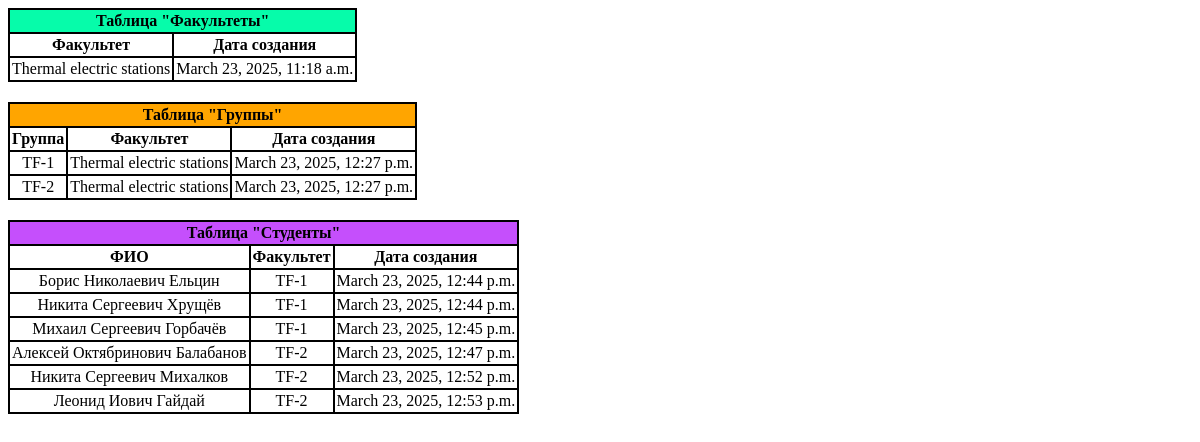
The page / on the database its author committed.
### my_app/models.py (models this page shows, shortened)
class Faculty(models.Model):
    title = models.CharField(max_length=255)
    created = models.DateTimeField(default=timezone.now)
    def __str__(self):
        return self.title

class Group(models.Model):
    title = models.CharField(max_length=20)
    faculty = models.ForeignKey(Faculty, on_delete=models.CASCADE)
    created = models.DateTimeField(default=timezone.now)
    def __str__(self):
        return self.title

class Student(models.Model):
    name = models.CharField(max_length=255, unique=True)
    group = models.ForeignKey(Group, on_delete=models.CASCADE)
    created = models.DateTimeField(default=timezone.now)

### my_app/views.py (the view)
# urls.py: path('', views.index, name='index')
def index(request):
    db_data = {
        'db_faculty': Faculty.objects.all(),
        'db_group': Group.objects.all(),
        'db_student': Student.objects.all()
    }
    return render(request, 'my_app/index.html', context=db_data)

### templates/my_app/index.html
{% extends 'base.html' %}
{% block content %}
    <table class="table-faculty">
        <caption class="faculty-caption">
            Таблица "Факультеты"
        </caption>
        <thead>
            <tr>
                <th>Факультет</th>
                <th>Дата создания</th>
            </tr>
        </thead>
        <tbody>
            {% for faculty in db_faculty %}
            <tr>
                <td>{{ faculty.title }}</td>
                <td>{{ faculty.created }}</td>
            </tr>
            {% endfor %}
        </tbody>
    </table>
    <table class="table-group">
        <caption class="group-caption">
            Таблица "Группы"
        </caption>
        <thead>
            <tr>
                <th>Группа</th>
                <th>Факультет</th>
                <th>Дата создания</th>
            </tr>
        </thead>
        <tbody>
            {% for group in db_group %}
            <tr>
                <td>{{ group.title }}</td>
                <td>{{ group.faculty }}</td>
                <td>{{ group.created }}</td>
            </tr>
            {% endfor %}
        </tbody>
    </table>
    <table class="table-student">
        <caption class="student-caption">
            Таблица "Студенты"
        </caption>
        <thead>
            <tr>
                <th>ФИО</th>
                <th>Факультет</th>
                <th>Дата создания</th>
            </tr>
        </thead>
        <tbody>
            {% for student in db_student %}
            <tr>
                <td>{{ student.name }}</td>
                <td>{{ student.group }}</td>
                <td>{{ student.created }}</td>
            </tr>
            {% endfor %}
        </tbody>
    </table>
{% endblock content %}

### templates/base.html (shortened to what this page needs)
{% load static %}
<!DOCTYPE html>
<html lang="en">
<head>
    <link type="text/css" href="{% static 'my_app/css/style.css' %}" rel="stylesheet" />
</head>
<body>
    {% block content %}
    {% endblock content %}
</body>
</html>

### my_app/static/my_app/css/style.css (style rules this page uses)
.table-faculty, .table-group, .table-student, table * { padding: 2px; border: 2px solid black; border-collapse: collapse; text-align: center; }
table { margin-bottom: 20px; }
.faculty-caption { font-weight: bold; border-bottom: none; background-color: rgb(6, 252, 170); }
.group-caption { font-weight: bold; border-bottom: none; background-color: orange; }
.student-caption { font-weight: bold; border-bottom: none; background-color: rgb(197, 79, 252); }

### rows shown on the page
Faculty: title "Thermal electric stations", created "March 23, 2025, 11:18 a.m."
Group: title "TF-1", faculty "Thermal electric stations", created "March 23, 2025, 12:27 p.m."
Group: title "TF-2", faculty "Thermal electric stations", created "March 23, 2025, 12:27 p.m."
Student: name "Борис Николаевич Ельцин", group "TF-1", created "March 23, 2025, 12:44 p.m."
Student: name "Никита Сергеевич Хрущёв", group "TF-1", created "March 23, 2025, 12:44 p.m."
Student: name "Михаил Сергеевич Горбачёв", group "TF-1", created "March 23, 2025, 12:45 p.m."
Student: name "Алексей Октябринович Балабанов", group "TF-2", created "March 23, 2025, 12:47 p.m."
Student: name "Никита Сергеевич Михалков", group "TF-2", created "March 23, 2025, 12:52 p.m."
Student: name "Леонид Иович Гайдай", group "TF-2", created "March 23, 2025, 12:53 p.m."
